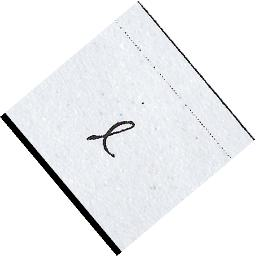
#> input picture dataset/test/l/image_658.jpg, 256 x 256 px, given as the content of the folder C:/Users/necha/Desktop/LetterProject/dataset/train/1, which was not available
$ python cutsPictures.py
#> lines starting #> are read from the running program, lines starting #| are printed output that depends on the picture; after the words box and inside, x2 and y2 are one past the last pixel; in counts of white or black regions, pixels touching at a corner belong together; pictures that were not available may be replaced by others from this repository, and a replacement may not be noted
import cv2
import numpy as np
from PIL import Image
import os
def split_handwritten_text(image_path, output_dir):
 # קרא את התמונה
    img = cv2.imread(image_path, cv2.IMREAD_GRAYSCALE)
#> img: shape (256, 256); min 0, max 255, mean 239.5
    # סף את התמונה כדי להפוך אותה לשחור-לבן
    _, thresh = cv2.threshold(img, 128, 255, cv2.THRESH_BINARY_INV)
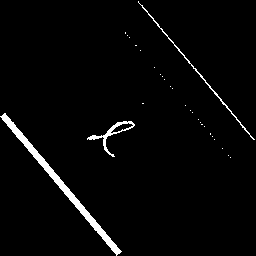
#> thresh: shape (256, 256); 2.6% white; 28 white regions (25 under 20 px)
    # מצא קונטורים (מתארים) של האותיות
    contours, _ = cv2.findContours(thresh, cv2.RETR_EXTERNAL,cv2.CHAIN_APPROX_SIMPLE)
#> contours = 28 contours, 25 with area under 20; largest, box (x1, y1, x2, y2) and area: (0, 113, 122, 256) 1024, (87, 121, 135, 157) 290, (138, 1, 255, 140) 119
    # סדר את הקונטורים משמאל לימין
    contours = sorted(contours, key=lambda ctr:
    cv2.boundingRect(ctr)[0])
 # עבור כל קונטור, חתוך את האזור הרלוונטי ושמור אותו כתמונה נפרדת
    for i, contour in enumerate(contours):
        x, y, w, h = cv2.boundingRect(contour)
        letter_crop = img[y:y+h, x:x+w]
        # בודק גודל מינימלי
        if w < 10 or h < 10:
            continue
         # שינוי גודל התמונה לגודל מקסימלי של 224x224 תוך שמירה על יחס גובה-רוחב
        letter_pil = Image.fromarray(letter_crop)
        letter_pil.thumbnail((224, 224))
        #חותך את האות
        letter_img = Image.fromarray(letter_crop)
          # צור תמונה בגודל 224x224 עם רקע לבן
        letter_img = Image.new("L", (224, 224), 255)
        # מחשב את מיקום האות במרכז הרקע הלבן
        offset = ((224 - letter_pil.width) // 2, (224 - letter_pil.height) // 2)

        # הדבק את האות במרכז הרקע הלבן
        letter_img.paste(letter_pil, offset)
        letter_img.save(f"{output_dir}/letter_{i}.jpg")
#> this loop made 28 passes
#> (x, y, w, h, letter_crop) on passes 4, 5, 8, 10, 11, 12, 13, 14, 15, 16, 17, 18: (127, 35, 1, 1, [111]), (129, 37, 1, 1, [106]), (140, 50, 1, 1, [98]), (154, 67, 1, 1, [35]), (160, 74, 1, 1, [30]), (162, 76, 1, 1, [94]), (164, 79, 1, 1, [93]), (170, 86, 1, 1, [112]), (172, 88, 1, 1, [58]), (185, 105, 1, 1, [104]), (190, 110, 1, 1, [20]), (192, 112, 1, 1, [118])
#> (contour, x, y, w, h, letter_crop) on passes 3, 6, 9, 21, 23: ([[125, 32], [125, 33]], 125, 32, 1, 2, [63, 125]), ([[135, 45], [136, 45]], 135, 45, 2, 1, [[95, 91]]), ([[142, 103], [143, 103]], 142, 103, 2, 1, [[8, 70]]), ([[201, 124], [202, 124]], 201, 124, 2, 1, [[106, 66]]), ([[210, 133], [210, 134]], 210, 133, 1, 2, [121, 60])
#> pass 1, in split_handwritten_text, `letter_crop = img[y:y+h, x:x+w]`:
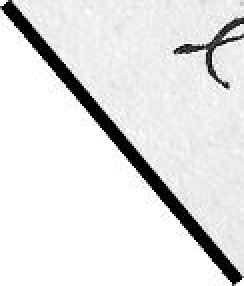
#> letter_crop: shape (143, 122) (shown 2 times larger); min 0, max 255, mean 226.8
#> pass 1, in split_handwritten_text, `letter_img.save(f"{output_dir}/letter_{i}.jpg")`:
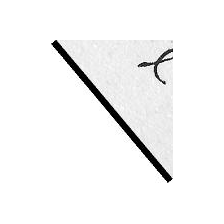
#> saved as letter_0.jpg: PIL image 224x224 L; min 0, max 255, mean 245.2
#> pass 2, in split_handwritten_text, `letter_crop = img[y:y+h, x:x+w]`:
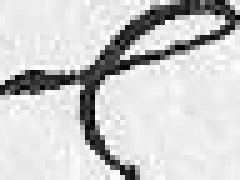
#> letter_crop: shape (36, 48) (shown 5 times larger); min 0, max 255, mean 204.2
#> after the loop:
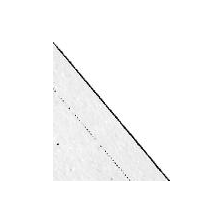
#> letter_img: PIL image 224x224 L; min 0, max 255, mean 250.7
#> after the loop:
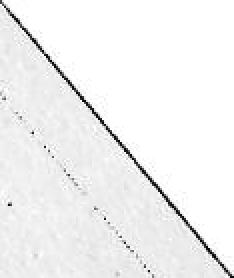
#> letter_pil: PIL image 117x139 L (shown 2 times larger); min 0, max 255, mean 241.7
import os

for i in range(1, 26):
    # בניית הנתיב של התיקיה שבה הקבצים נמצאים
    directory_path = r"C:\Users\necha\Desktop\LetterProject\dataset\train\{}".format(i)

    try:
        # קבלת רשימת כל הקבצים בתיקיה
        files = os.listdir(directory_path)
    except FileNotFoundError:
        print(f"Directory not found: {directory_path}")
        continue

    # הדפסת הנתיב של כל קובץ והפעלת הפונקציה split_handwritten_text
    for file_name in files:
        file_path = os.path.join(directory_path, file_name)
        output_directory = r"C:\Users\necha\Desktop\LetterProject\dataset\train\{}.1".format(i)
        split_handwritten_text(file_path, output_directory)
